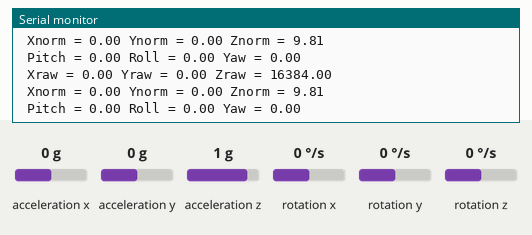
Recording of a sketch running on a simulated Arduino Uno, built with avr-gcc and run on an emulated ATmega328P. Parts: the last lines printed to the serial monitor. Inputs (shaded band) come from the test bench; at power-on: acceleration x 0 g, acceleration y 0 g, acceleration z 1 g, rotation x 0 °/s, rotation y 0 °/s, rotation z 0 °/s.

Above: at 1.2 s.
1.3 s: acceleration x set to -1.4 g
At 2.2 s:
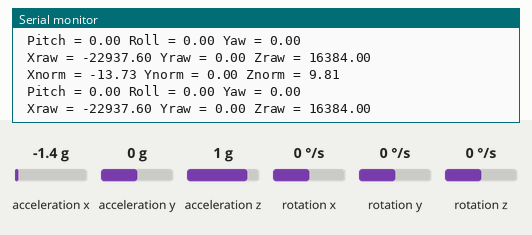
4.3 s: acceleration y set to -1.4 g
At 5.3 s:
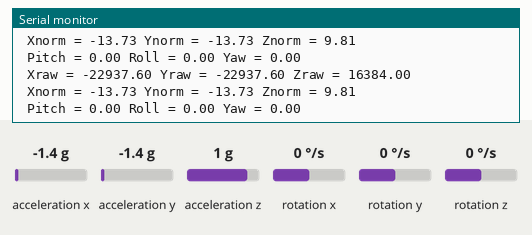
7.3 s: acceleration z set to -0.8 g
At 7.9 s:
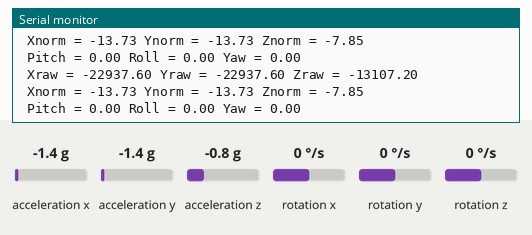
10.3 s: rotation x set to -192 °/s
At 11.3 s:
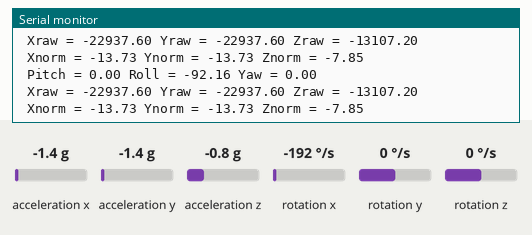
13.3 s: rotation y set to -100 °/s
At 14.4 s:
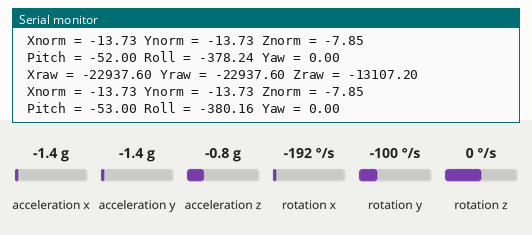
16.3 s: rotation z set to -192 °/s
Timing chart, 0 to 17.1 s (numbered marks = the images above; inputs shaded):
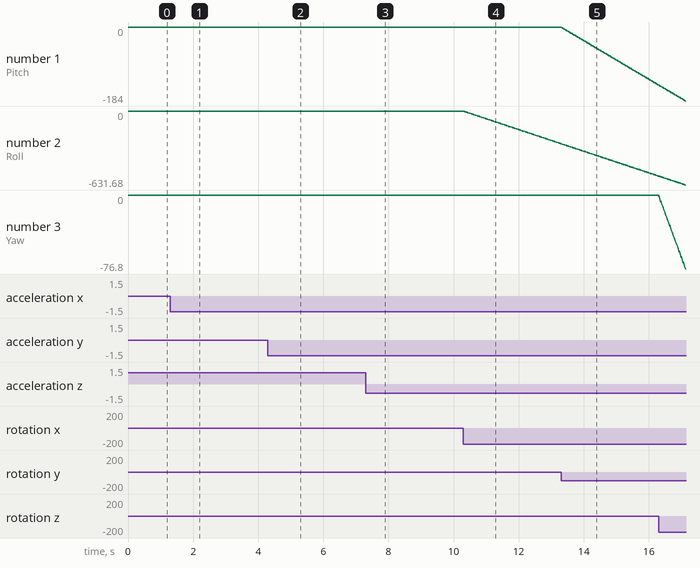

The sketch:

mpu6050_data.ino.ino
```cpp
/*
    MPU6050 Triple Axis Gyroscope & Accelerometer. Pitch & Roll & Yaw Gyroscope Example.
    Read more: http://www.jarzebski.pl/arduino/czujniki-i-sensory/3-osiowy-zyroskop-i-akcelerometr-mpu6050.html
    GIT: https://github.com/jarzebski/Arduino-MPU6050
    Web: http://www.jarzebski.pl
    (c) 2014 by Korneliusz Jarzebski
*/

#include <Wire.h>
#include <MPU6050.h>

MPU6050 mpu;

// Timers
unsigned long timer = 0;
float timeStep = 0.01;

// Pitch, Roll and Yaw values
float pitch = 0;
float roll = 0;
float yaw = 0;

void setup()
{
  Serial.begin(115200);

  // Initialize MPU6050
  while(!mpu.begin(MPU6050_SCALE_2000DPS, MPU6050_RANGE_2G))
  {
    Serial.println("Could not find a valid MPU6050 sensor, check wiring!");
    delay(500);
  }

  // Calibrate gyroscope. The calibration must be at rest.
  // If you don't want calibrate, comment this line.
  mpu.calibrateGyro();

  // Set threshold sensivty. Default 3.
  // If you don't want use threshold, comment this line or set 0.
  mpu.setThreshold(3);
  checkSettings();
}

void checkSettings()
{
  Serial.println();

  Serial.print(" * Sleep Mode:            ");
  Serial.println(mpu.getSleepEnabled() ? "Enabled" : "Disabled");

  Serial.print(" * Clock Source:          ");
  switch(mpu.getClockSource())
  {
    case MPU6050_CLOCK_KEEP_RESET:     Serial.println("Stops the clock and keeps the timing generator in reset"); break;
    case MPU6050_CLOCK_EXTERNAL_19MHZ: Serial.println("PLL with external 19.2MHz reference"); break;
    case MPU6050_CLOCK_EXTERNAL_32KHZ: Serial.println("PLL with external 32.768kHz reference"); break;
    case MPU6050_CLOCK_PLL_ZGYRO:      Serial.println("PLL with Z axis gyroscope reference"); break;
    case MPU6050_CLOCK_PLL_YGYRO:      Serial.println("PLL with Y axis gyroscope reference"); break;
    case MPU6050_CLOCK_PLL_XGYRO:      Serial.println("PLL with X axis gyroscope reference"); break;
    case MPU6050_CLOCK_INTERNAL_8MHZ:  Serial.println("Internal 8MHz oscillator"); break;
  }

  Serial.print(" * Accelerometer:         ");
  switch(mpu.getRange())
  {
    case MPU6050_RANGE_16G:            Serial.println("+/- 16 g"); break;
    case MPU6050_RANGE_8G:             Serial.println("+/- 8 g"); break;
    case MPU6050_RANGE_4G:             Serial.println("+/- 4 g"); break;
    case MPU6050_RANGE_2G:             Serial.println("+/- 2 g"); break;
  }

  Serial.print(" * Accelerometer offsets: ");
  Serial.print(mpu.getAccelOffsetX());
  Serial.print(" / ");
  Serial.print(mpu.getAccelOffsetY());
  Serial.print(" / ");
  Serial.println(mpu.getAccelOffsetZ());

  Serial.println();
}


void loop()
{
  timer = millis();

  // Read normalized values
  Vector norm = mpu.readNormalizeGyro();

  // Calculate Pitch, Roll and Yaw
  pitch = pitch + norm.YAxis * timeStep;
  roll = roll + norm.XAxis * timeStep;
  yaw = yaw + norm.ZAxis * timeStep;

  // Output raw
  Serial.print(" Pitch = ");
  Serial.print(pitch);
  Serial.print(" Roll = ");
  Serial.print(roll);
  Serial.print(" Yaw = ");
  Serial.println(yaw);


  Vector rawAccel = mpu.readRawAccel();
  Vector normAccel = mpu.readNormalizeAccel();

  Serial.print(" Xraw = ");
  Serial.print(rawAccel.XAxis);
  Serial.print(" Yraw = ");
  Serial.print(rawAccel.YAxis);
  Serial.print(" Zraw = ");

  Serial.println(rawAccel.ZAxis);
  Serial.print(" Xnorm = ");
  Serial.print(normAccel.XAxis);
  Serial.print(" Ynorm = ");
  Serial.print(normAccel.YAxis);
  Serial.print(" Znorm = ");
  Serial.println(normAccel.ZAxis);

  delay(10);

  // Wait to full timeStep period
  //delay((timeStep*1000) - (millis() - timer));
}
```

Measured:
- after the input at 1.3 s, the serial monitor: prints a new line at once (image 1)
- after the input at 4.3 s, the serial monitor: prints a new line at once (image 2)
- after the input at 7.3 s, the serial monitor: prints a new line at once (image 3)
- after the input at 10.3 s, the serial monitor: prints a new line at once (image 4)
- plotted number 2: 0 → -278.4 after the input at 10.3 s
